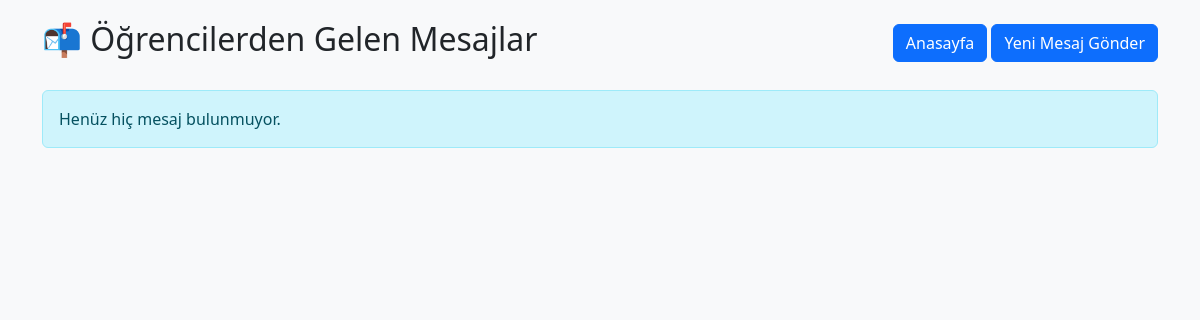
/ogretmen_mesajlar.php (signed in), run on an earlier commit of the app's database.
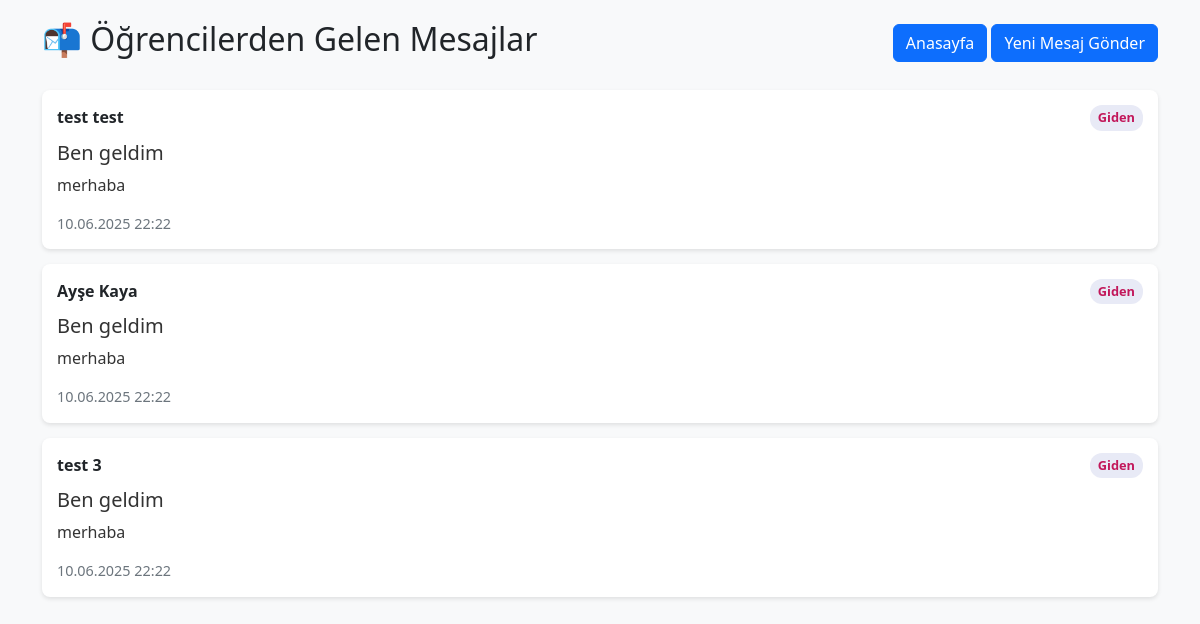
And on a later commit of the database.
### tables this page shows
CREATE TABLE `mesajlar` (
  `id` int(11) NOT NULL,
  `ogretmen_id` int(11) NOT NULL,
  `ogrenci_id` int(11) NOT NULL,
  `baslik` varchar(255) NOT NULL,
  `mesaj` text NOT NULL,
  `tarih` date NOT NULL,
  `durum` varchar(255) NOT NULL,
  `created_at` datetime NOT NULL
);

CREATE TABLE `kullanicilar` (
  `id` int(11) NOT NULL,
  `email` varchar(255) NOT NULL,
  `sifre` varchar(255) NOT NULL,
  `ad` varchar(255) NOT NULL,
  `danisman_id` int(11) DEFAULT NULL
);

### ogretmen_mesajlar.php (the view, shortened to what this page needs)
<?php
include "db.php";
$ogretmen_id = $_SESSION['ogretmen_id'];
$query = "
    SELECT m.*, k.ad AS ogrenci_adi, o.ad_soyad AS ogretmen_adi
    FROM mesajlar m
    LEFT JOIN kullanicilar k ON m.ogrenci_id = k.id
    LEFT JOIN ogretmenler o ON m.ogretmen_id = o.id
    WHERE m.ogretmen_id = ?
    ORDER BY m.created_at DESC
";
try {
    $stmt = $db->prepare($query);
    $result = $stmt->execute([$ogretmen_id]);
    $mesajlar = $stmt->fetchAll(PDO::FETCH_ASSOC);
} catch (PDOException $e) {
    echo "";
    $mesajlar = [];
}
?>
<!DOCTYPE html>
<html lang="tr">
<head>
    <link href="assets/css/bootstrap.min.css" rel="stylesheet">
</head>
<body>
    <div class="container">
        <div class="d-flex justify-content-between align-items-center mb-4">
            <h2>📬 Öğrencilerden Gelen Mesajlar</h2>
            <div>
                <a href="panel.php" class="btn btn-primary">Anasayfa</a>
                <a href="ogretmen_mesaj_gonder.php" class="btn btn-primary">Yeni Mesaj Gönder</a>
            </div>
        </div>
        <?php if (empty($mesajlar)): ?>
            <div class="alert alert-info">
                Henüz hiç mesaj bulunmuyor.
            </div>
        <?php else: ?>
            <?php foreach ($mesajlar as $mesaj): ?>
                <div class="message-card">
                    <div class="message-header">
                        <strong><?php echo htmlspecialchars($mesaj['ogrenci_adi']); ?></strong>
                        <span class="status-badge status-<?php echo $mesaj['durum']; ?>">
                            <?php echo $mesaj['durum'] === 'akademisyen' ? 'Giden' : 'Gelen'; ?>
                        </span>
                    </div>
                    <div class="message-content">
                        <h5><?php echo htmlspecialchars($mesaj['baslik']); ?></h5>
                        <p><?php echo nl2br(htmlspecialchars($mesaj['mesaj'])); ?></p>
                    </div>
                    <div class="message-time">
                        <?php echo date('d.m.Y H:i', strtotime($mesaj['created_at'])); ?>
                    </div>
                </div>
            <?php endforeach; ?>
        <?php endif; ?>
    </div>
</body>
</html>

What changed in the data, as far as the page shows it:
added mesajlar: kullanicilar.ad "test test", durum "Giden", baslik "Ben geldim", mesaj "merhaba", created_at "10.06.2025 22:22"
added mesajlar: kullanicilar.ad "Ayşe Kaya", durum "Giden", baslik "Ben geldim", mesaj "merhaba", created_at "10.06.2025 22:22"
added mesajlar: kullanicilar.ad "test 3", durum "Giden", baslik "Ben geldim", mesaj "merhaba", created_at "10.06.2025 22:22"
Also different on the page:
text no longer shown: "Henüz hiç mesaj bulunmuyor."
